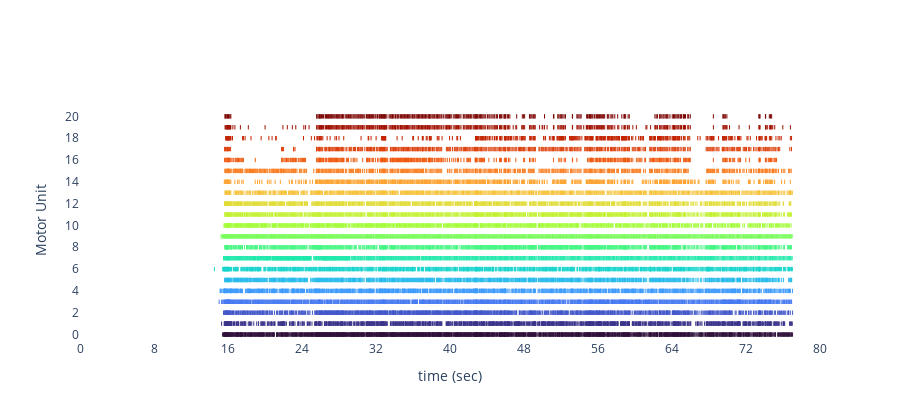

The cell this chart's notebook holds for it:
### Code cell
emg.plot(spike_width=0.01, spike_height=0.4, color_plot=True, colormap='turbo', min_score=0.93)

### Figure 1 — Plotly figure (JSON) as saved in the notebook; plotly's stock layout.template omitted (floating-point values rounded to 4 significant figures; data arrays with more than 128 entries replaced by an {"elided": "..."} marker saying what was removed)
{"data": [{"line": {"color": "rgb(48,18,59)", "width": 1}, "mode": "lines", "showlegend": false, "type": "scatter", "x": {"elided": "4266 int values"}, "y": {"elided": "4266 float values"}}, {"line": {"color": "rgb(60,53,139)", "width": 1}, "mode": "lines", "showlegend": false, "type": "scatter", "x": {"elided": "3393 int values"}, "y": {"elided": "3393 float values"}}, {"line": {"color": "rgb(68,88,203)", "width": 1}, "mode": "lines", "showlegend": false, "type": "scatter", "x": {"elided": "3018 int values"}, "y": {"elided": "3018 float values"}}, {"line": {"color": "rgb(70,122,242)", "width": 1}, "mode": "lines", "showlegend": false, "type": "scatter", "x": {"elided": "2919 int values"}, "y": {"elided": "2919 float values"}}, {"line": {"color": "rgb(62,155,254)", "width": 1}, "mode": "lines", "showlegend": false, "type": "scatter", "x": {"elided": "2916 int values"}, "y": {"elided": "2916 float values"}}, {"line": {"color": "rgb(40,187,235)", "width": 1}, "mode": "lines", "showlegend": false, "type": "scatter", "x": {"elided": "2700 int values"}, "y": {"elided": "2700 float values"}}, {"line": {"color": "rgb(24,213,204)", "width": 1}, "mode": "lines", "showlegend": false, "type": "scatter", "x": {"elided": "2694 int values"}, "y": {"elided": "2694 float values"}}, {"line": {"color": "rgb(32,233,172)", "width": 1}, "mode": "lines", "showlegend": false, "type": "scatter", "x": {"elided": "2595 int values"}, "y": {"elided": "2595 float values"}}, {"line": {"color": "rgb(70,247,131)", "width": 1}, "mode": "lines", "showlegend": false, "type": "scatter", "x": {"elided": "2577 int values"}, "y": {"elided": "2577 float values"}}, {"line": {"color": "rgb(120,254,89)", "width": 1}, "mode": "lines", "showlegend": false, "type": "scatter", "x": {"elided": "2556 int values"}, "y": {"elided": "2556 float values"}}, {"line": {"color": "rgb(164,252,59)", "width": 1}, "mode": "lines", "showlegend": false, "type": "scatter", "x": {"elided": "2514 int values"}, "y": {"elided": "2514 float values"}}, {"line": {"color": "rgb(195,241,51)", "width": 1}, "mode": "lines", "showlegend": false, "type": "scatter", "x": {"elided": "2421 int values"}, "y": {"elided": "2421 float values"}}, {"line": {"color": "rgb(225,220,55)", "width": 1}, "mode": "lines", "showlegend": false, "type": "scatter", "x": {"elided": "2265 int values"}, "y": {"elided": "2265 float values"}}, {"line": {"color": "rgb(246,194,58)", "width": 1}, "mode": "lines", "showlegend": false, "type": "scatter", "x": {"elided": "1926 int values"}, "y": {"elided": "1926 float values"}}, {"line": {"color": "rgb(253,163,48)", "width": 1}, "mode": "lines", "showlegend": false, "type": "scatter", "x": {"elided": "1659 int values"}, "y": {"elided": "1659 float values"}}, {"line": {"color": "rgb(250,125,32)", "width": 1}, "mode": "lines", "showlegend": false, "type": "scatter", "x": {"elided": "1590 int values"}, "y": {"elided": "1590 float values"}}, {"line": {"color": "rgb(239,90,17)", "width": 1}, "mode": "lines", "showlegend": false, "type": "scatter", "x": {"elided": "1314 int values"}, "y": {"elided": "1314 float values"}}, {"line": {"color": "rgb(221,60,7)", "width": 1}, "mode": "lines", "showlegend": false, "type": "scatter", "x": {"elided": "1299 int values"}, "y": {"elided": "1299 float values"}}, {"line": {"color": "rgb(195,36,2)", "width": 1}, "mode": "lines", "showlegend": false, "type": "scatter", "x": {"elided": "1233 int values"}, "y": {"elided": "1233 float values"}}, {"line": {"color": "rgb(160,17,1)", "width": 1}, "mode": "lines", "showlegend": false, "type": "scatter", "x": {"elided": "1191 int values"}, "y": {"elided": "1191 float values"}}, {"line": {"color": "rgb(122,4,2)", "width": 1}, "mode": "lines", "showlegend": false, "type": "scatter", "x": {"elided": "969 int values"}, "y": {"elided": "969 float values"}}], "layout": {"height": 420, "plot_bgcolor": "white", "showlegend": false, "xaxis": {"range": [0, 165204], "ticktext": [0, 8, 16, 24, 32, 40, 48, 56, 64, 72, 80], "tickvals": [0, 16520, 33040, 49560, 66080, 82600, 99120, 115640, 132160, 148680, 165200], "title": {"text": "time (sec)"}}, "yaxis": {"range": [-0.5, 21.5], "ticktext": ["0", "2", "4", "6", "8", "10", "12", "14", "16", "18", "20"], "tickvals": [0, 2, 4, 6, 8, 10, 12, 14, 16, 18, 20], "title": {"text": "Motor Unit"}}}}
